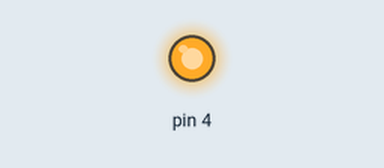
Bench run of a sketch on a simulated Arduino Uno, built with avr-gcc and run on an emulated ATmega328P. On the bench: output pins drawn as LEDs (lit = HIGH). What the sketch prints to the serial monitor is not drawn.

Above: at 0.1 s.
Timing chart, 0 to 1.6 s (numbered marks = the images above):
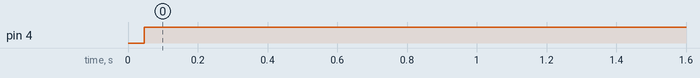

Measured:
- by itself, pin 4: LOW → HIGH at 0.05 s

The sketch:

due_sw_uart_TX.ino
```cpp
#include "sw_uart.h"

due_sw_uart uart;

void setup() {
  Serial.begin(9600);
  sw_uart_setup(&uart, 4, 1, 8, SW_UART_EVEN_PARITY); // uart, tx,
}

void loop() {
 send_byte(); // Função para enviar um char
 Serial.println(" Terminei de enviar!");
 delay(10000);
}

void send_byte() {
  char data = 'a'; // char a ser enviado
  sw_uart_write_byte(&uart, data);
}
```

sw_uart.cpp
```cpp
#include "sw_uart.h"
#pragma GCC optimize ("-O3")

void sw_uart_setup(due_sw_uart *uart, int tx, int stopbits, int databits, int paritybit) {

	uart->pin_tx     = tx;
	uart->stopbits   = stopbits;
	uart->paritybit  = paritybit;
  uart->databits   = databits;
  pinMode(tx, OUTPUT);

}


int calc_even_parity(char data) {
  int ones = 0;

  for(int i = 0; i < 8; i++) {
    ones += (data >> i) & 0x01;
  }

  return ones % 2;
}

int calc_parity(due_sw_uart *uart, char data){
  if (uart->paritybit == SW_UART_EVEN_PARITY){
    return calc_even_parity(data);
  } else {
    return !calc_even_parity(data);
  }
}


void sw_uart_write_byte(due_sw_uart *uart, char data) {
  // calcula paridade
  int parity = calc_parity(uart, data);

  // start bit
  digitalWrite(uart->pin_tx, LOW);
  _sw_uart_wait_T(uart);
  Serial.print("0");

  // envia bits do char
  for (int bits = 0; bits < 8; bits++) {
    digitalWrite(uart->pin_tx, (data >> bits) & 0x01);
    _sw_uart_wait_T(uart);
    Serial.print((data >> bits) & 0x01);
  }

  // bit de paridade
  digitalWrite(uart->pin_tx, parity);
  _sw_uart_wait_T(uart);
  Serial.print(parity);

  // stop bits
  for (int bits = 0; bits < uart->stopbits; bits++){
    digitalWrite(uart->pin_tx, HIGH);
    _sw_uart_wait_T(uart);
    Serial.print("1");
  }
}


// MCK 21MHz
void _sw_uart_wait_half_T(due_sw_uart *uart) {
  for(int i = 0; i < 1093; i++)
    asm("NOP");
}

void _sw_uart_wait_T(due_sw_uart *uart) {
  _sw_uart_wait_half_T(uart);
  _sw_uart_wait_half_T(uart);
}
```

sw_uart.h
```cpp
#ifndef SW_UART_HEADER
#define SW_UART_HEADER

#include <Arduino.h>

struct due_sw_uart {
	int pin_rx;
	int pin_tx;
	int baudrate;
	int stopbits;
	int paritybit;
  	int databits;
};

typedef struct due_sw_uart due_sw_uart;

#define SW_UART_SUCCESS 		0
#define SW_UART_ERROR_FRAMING 	112
#define SW_UART_ERROR_PARITY  	2
#define SW_UART_NO_PARITY 		0
#define SW_UART_ODD_PARITY 		1
#define SW_UART_EVEN_PARITY 	2


void sw_uart_setup(due_sw_uart *uart, int rx,  int stopbits, int databits, int paritybit);
void sw_uart_write_data(due_sw_uart *uart, char* bufferData, int writeN);
void sw_uart_write_string(due_sw_uart *uart, char* stringData);
int  sw_uart_receive_byte(due_sw_uart *uart, char* data);
void sw_uart_write_byte(due_sw_uart *uart, char data);

void _sw_uart_wait_half_T(due_sw_uart *uart);
void _sw_uart_wait_T(due_sw_uart *uart);

#endif
```
